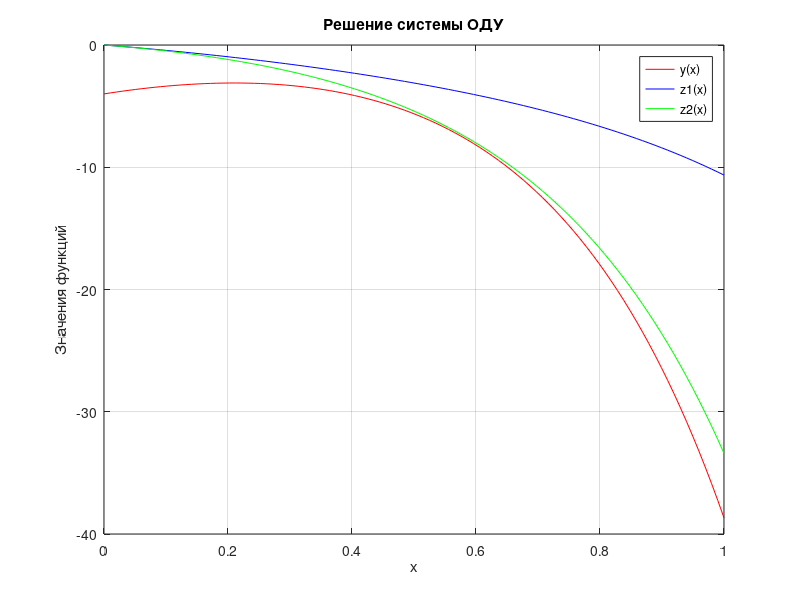

Write the MATLAB code that produced this figure. (Note: this script raises an error after producing the figure.)
clc
clear
close all

% ПЕРЕМЕННЫЕ
a = 0;
b = 1;
Nx = 100;
X_span = linspace(a,b,Nx);


% РЕШЕНИЕ СИСТЕМЫ ОДУ, ПОЛУЧЕННОЙ ИЗ ИНТЕГРАЛЬНОГО УРАВНЕНИЯ

function dYdx = ode_system(x, Y)
    % Y(1) = y(x), Y(2) = z1(x), Y(3) = z2(x)
    
    y = Y(1);
    z1 = Y(2);
    z2 = Y(3);
    
    % Правые части системы
    dy_dx = 2*z1 + z2 + 20*x - 4;  % y'(x)
    dz1_dx = y + z1;               % z1'(x)
    dz2_dx = y + 3*z2;             % z2'(x)
    
    % Вектор производных
    dYdx = [dy_dx; dz1_dx; dz2_dx];
end

% Начальные условия
Y0 = [-4; 0; 0];  % y(0) = -4, z1(0) = 0, z2(0) = 0

[x, Y] = ode45(@ode_system, X_span, Y0);

Y_diff = 2*Y(:,2) + Y(:,3) + 20*x - 4;

figure;
plot(x, Y_diff, '-r', 'DisplayName', 'y(x)');
hold on;
plot(x, Y(:,2), '-b', 'DisplayName', 'z1(x)');
plot(x, Y(:,3), '-g', 'DisplayName', 'z2(x)');
xlabel('x');
ylabel('Значения функций');
title('Решение системы ОДУ');
legend show;
grid on;


% РЕШЕНИЕ ИНТЕГРАЛЬНОГО УРАВНЕНИЯ ИТЕРАЦИОННЫМ МЕТОДОМ

h = (b - a) / Nx; % Шаг сетки
x = linspace(a, b, Nx+1); % Сетка по x
Y_interp = zeros(size(x)); % Начальное приближение для y
Y_interp(1) = -4; % Начальное условие при x=0, исходя из того, что y(0) = -4 (если предполагаемое начальное значение)

% Итерационный метод решения
tol = 1e-6; % Точность
maxIter = 100; % Максимальное число итераций

for iter = 1:maxIter
    y_old = Y_interp;
    for i = 2:Nx+1
        sum_integral = 0;
        for j = 1:i-1
            sum_integral = sum_integral + K(x(i),x(j)) * Y_interp(j);
        end
        integral_value = h * sum_integral;
        Y_interp(i) = integral_value + 20*x(i) - 4;
    end
    % Условие выхода
    if norm(Y_interp - y_old, inf) < tol
        iter;
        break;
    end
end

% Построение графика
plot(x, Y_interp, 'LineWidth', 2);
xlabel('x');
ylabel('y(x)');
title('Решение интегрального уравнения Вольтерра');
grid on;

% Y_err = ;
% discr_1 = sum(abs(Y_diff - Y_interp)) ;
% discr_2 = sum(abs(Y_diff - Y_err)) ;